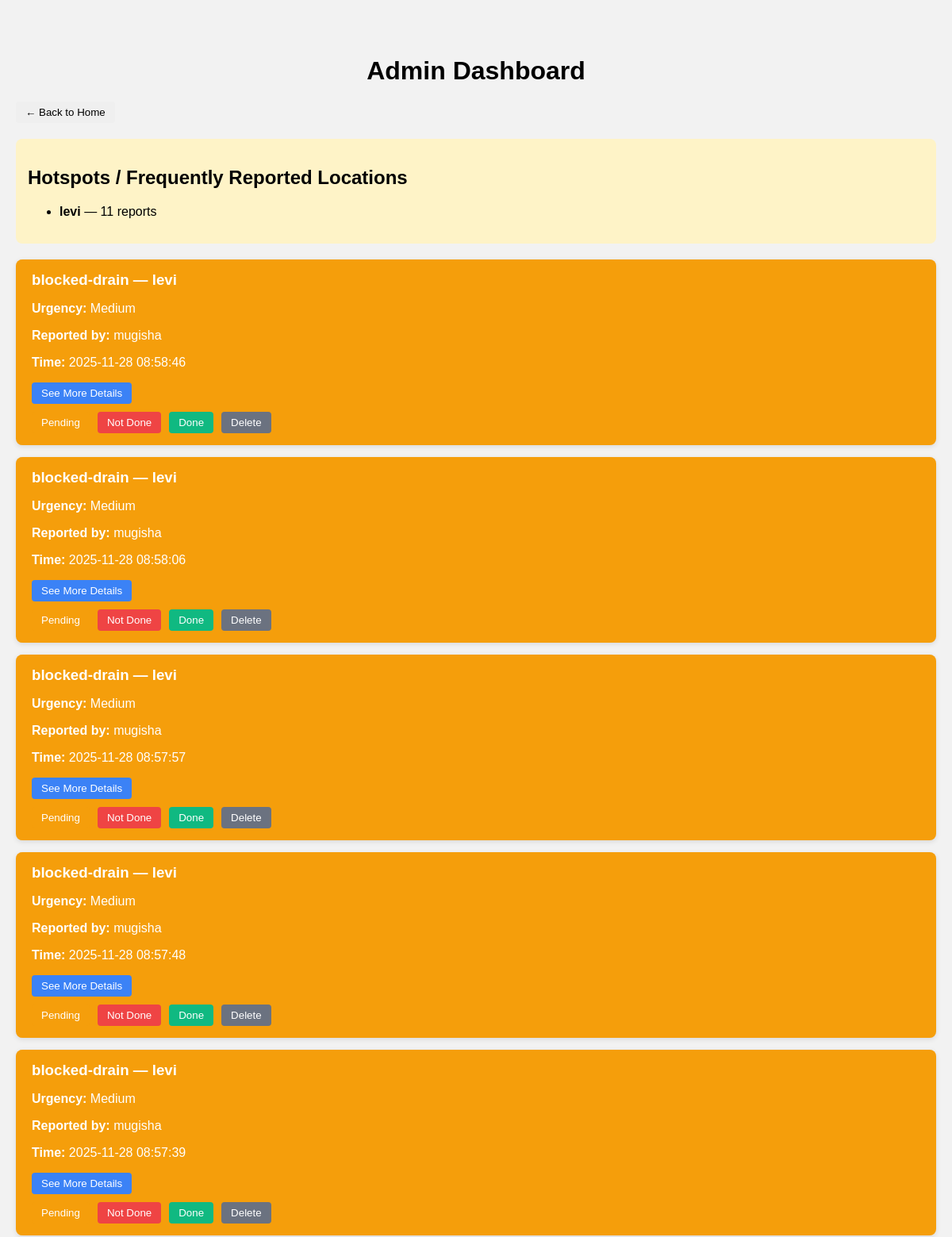
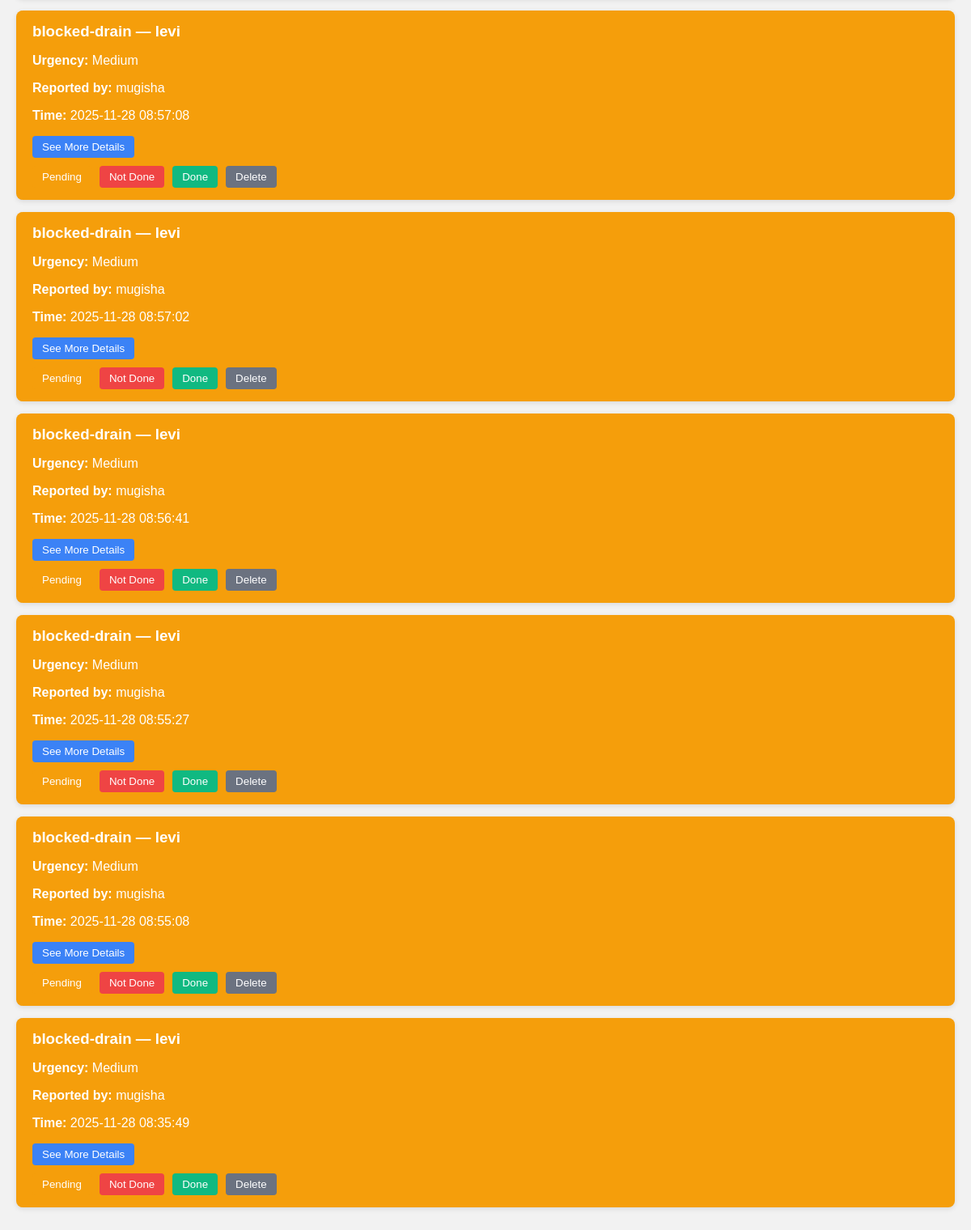
The app's page /admin.php with its own data (2 pictures, top to bottom).
### tables this page shows
CREATE TABLE `reports` (
  `id` int(11) NOT NULL,
  `time` datetime DEFAULT NULL,
  `category` varchar(50) DEFAULT NULL,
  `urgency` varchar(20) DEFAULT NULL,
  `location` varchar(100) DEFAULT NULL,
  `sector` varchar(50) DEFAULT NULL,
  `details` text DEFAULT NULL,
  `name` varchar(50) DEFAULT NULL,
  `contact` varchar(50) DEFAULT NULL,
  `ip` varchar(45) DEFAULT NULL
);

### admin.php (the view, shortened to what this page needs)
<?php
include 'db_connection.php';
$reportsResult = $conn->query("SELECT * FROM reports ORDER BY
    CASE urgency
        WHEN 'high' THEN 1
        WHEN 'medium' THEN 2
        WHEN 'low' THEN 3
        ELSE 4
    END, time DESC");
$topLocationsResult = $conn->query("
    SELECT location, COUNT(*) as count
    FROM reports
    GROUP BY location
    ORDER BY count DESC
    LIMIT 3
");
$topLocations = [];
while ($row = $topLocationsResult->fetch_assoc()) {
    $topLocations[] = $row;
}
?>
<!DOCTYPE html>
<html lang="en">
<head>
</head>
<body>
<div class="container">
<h1>Admin Dashboard</h1>
<a href="index.php"><button class="back-home">← Back to Home</button></a>
<?php if(!empty($topLocations)): ?>
<div class="hotspot">
    <h2>Hotspots / Frequently Reported Locations</h2>
    <ul>
        <?php foreach($topLocations as $loc): ?>
            <li><strong><?= htmlspecialchars($loc['location']) ?></strong> — <?= $loc['count'] ?> reports</li>
        <?php endforeach; ?>
    </ul>
</div>
<?php endif; ?>
<?php while($report = $reportsResult->fetch_assoc()):
    $statusClass = strtolower($report['status'] ?? 'pending');
    $urgencyClass = strtolower($report['urgency']);
?>
<div class="card <?= $urgencyClass ?> <?= $statusClass ?>" id="report-<?= $report['id'] ?>">
    <h3><?= htmlspecialchars($report['category']) ?> — <?= htmlspecialchars($report['location']) ?></h3>
    <p><strong>Urgency:</strong> <?= ucfirst($report['urgency']) ?></p>
    <p><strong>Reported by:</strong> <?= htmlspecialchars($report['name'] ?? 'Anonymous') ?></p>
    <p><strong>Time:</strong> <?= $report['time'] ?></p>
    <button class="view-btn" onclick="toggleDetails(<?= $report['id'] ?>)">See More Details</button>
    <div class="buttons">
        <form method="POST" style="display:inline;">
            <button type="submit" name="update_status" value="pending" class="pending-btn">Pending</button>
        </form>
        <form method="POST" style="display:inline;">
            <button type="submit" name="update_status" value="notdone" class="notdone-btn">Not Done</button>
        </form>
        <form method="POST" style="display:inline;">
            <button type="submit" name="update_status" value="done" class="done-btn">Done</button>
        </form>
        <form method="POST" style="display:inline;">
            <button type="submit" name="delete_report" class="delete-btn">Delete</button>
        </form>
    </div>
</div>
<?php endwhile; ?>
</div>
</body>
</html>

### admin.php (style rules this page uses)
body { font-family: Arial, sans-serif; background: #f2f2f2; margin:0; padding:0; }
.container { max-width: 1200px; margin: 30px auto; padding: 20px; }
h1 { text-align:center; margin-bottom:20px; }
.back-home { margin-bottom:20px; }
.hotspot { margin-bottom:20px; padding:15px; background:#fef3c7; border-radius:8px; }
.card { border-radius:8px; padding:15px; margin-bottom:15px; background:white; box-shadow:0 2px 6px rgba(0,0,0,0.1); transition:0.3s; }
.card.medium { border-left:5px solid #f59e0b; }
.card.pending { background:#f59e0b; color:white; }
.card h3 { margin:0; }
.buttons { margin-top:10px; display:flex; gap:10px; flex-wrap: wrap; }
button { padding:6px 12px; border:none; border-radius:4px; cursor:pointer; transition:0.2s; }
.view-btn { background:#3b82f6; color:white; }
.done-btn { background:#10b981; color:white; }
.pending-btn { background:#f59e0b; color:white; }
.notdone-btn { background:#ef4444; color:white; }
.delete-btn { background:#6b7280; color:white; }

### records on screen
reports: category "blocked-drain", location "levi", urgency "Medium", name "mugisha", time "2025-11-28 08:58:46"
reports: category "blocked-drain", location "levi", urgency "Medium", name "mugisha", time "2025-11-28 08:58:06"
reports: category "blocked-drain", location "levi", urgency "Medium", name "mugisha", time "2025-11-28 08:57:57"
reports: category "blocked-drain", location "levi", urgency "Medium", name "mugisha", time "2025-11-28 08:57:48"
reports: category "blocked-drain", location "levi", urgency "Medium", name "mugisha", time "2025-11-28 08:57:39"
reports: category "blocked-drain", location "levi", urgency "Medium", name "mugisha", time "2025-11-28 08:57:08"
reports: category "blocked-drain", location "levi", urgency "Medium", name "mugisha", time "2025-11-28 08:57:02"
reports: category "blocked-drain", location "levi", urgency "Medium", name "mugisha", time "2025-11-28 08:56:41"
reports: category "blocked-drain", location "levi", urgency "Medium", name "mugisha", time "2025-11-28 08:55:27"
reports: category "blocked-drain", location "levi", urgency "Medium", name "mugisha", time "2025-11-28 08:55:08"
reports: category "blocked-drain", location "levi", urgency "Medium", name "mugisha", time "2025-11-28 08:35:49"

### other values on screen
$loc['location'] "levi"
$loc['count'] "11"
